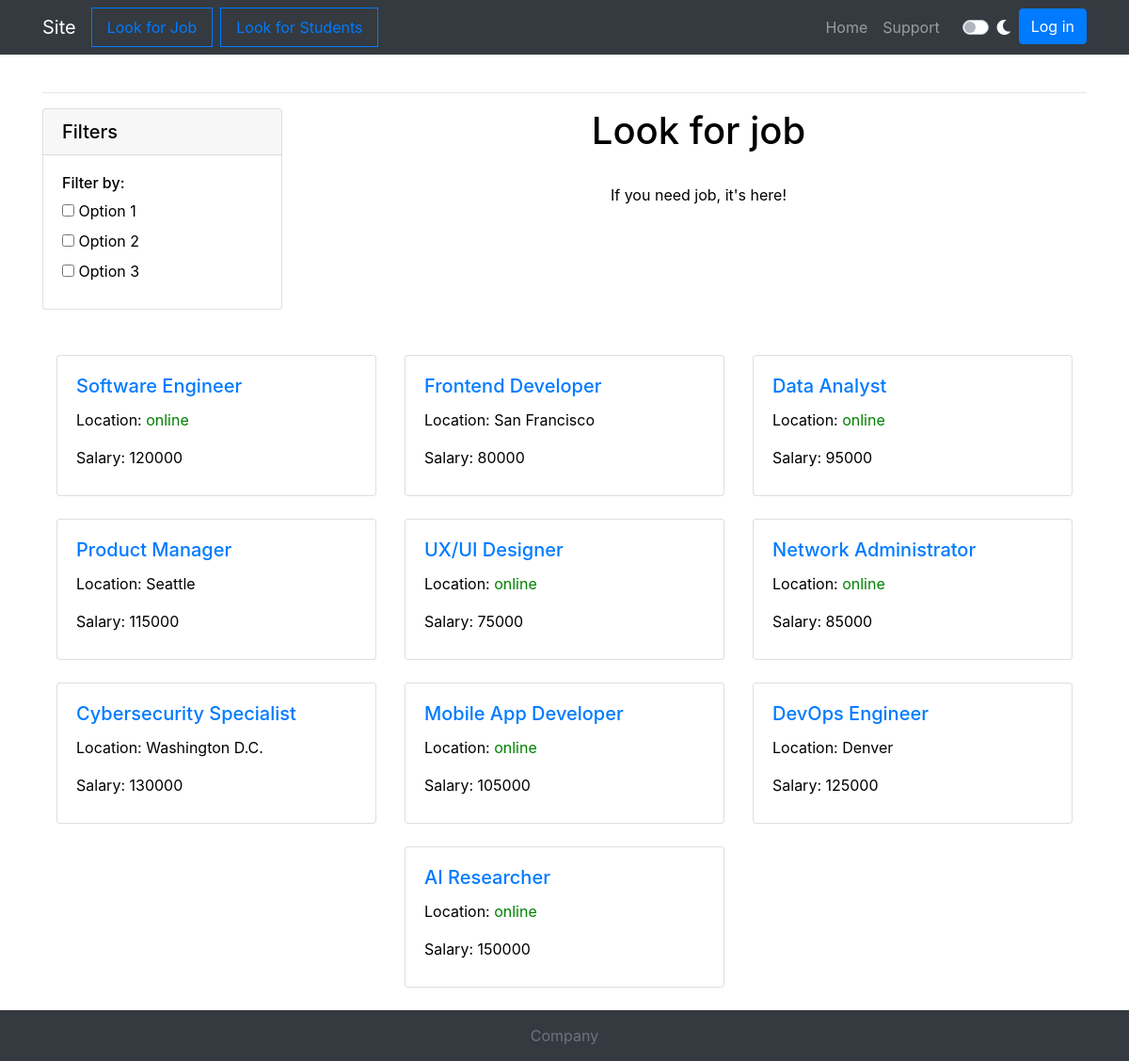
Page /look_for_job/ on the committed database.
### lookForJob/models.py (models this page shows, shortened)
class Job(models.Model):
    class Status(models.IntegerChoices):
        DRAFT = (0, 'draft blank')
        PUBLISHED = (1, 'published')
    class Meta:
        verbose_name = "Vacancies"
        verbose_name_plural = "Vacancies"
        ordering = ['pk']
    title = models.TextField(max_length=255)
    company = models.TextField(max_length=500, verbose_name='компания')
    on_or_off = models.TextField(max_length=2)
    city = models.TextField(max_length=255, blank=True)
    full_or_part = models.TextField(max_length=10)
    salary = models.IntegerField()
    description = models.TextField(max_length=1000, blank=True)
    created_time = models.DateTimeField(auto_now_add=True)
    changed_time = models.DateTimeField(auto_now=True)
    slug = models.SlugField(max_length=255, unique=True, editable=False)
    is_published = models.BooleanField(default=True)
    objects = models.Manager()
    published = PublishedManager()
    def get_absolute_url(self):
        return reverse('job_blank', kwargs={'job_slug': self.slug})

### lookForJob/views.py (the view)
# urls.py: path('', views.look_job_main, name='look_job_main'),
def look_job_main(request: HttpRequest):
    data = {
        'jobs': Job.published.all()
    }
    return render(request, 'lookForJob/lookForJob_main.html', data)

### lookForJob/models.py (called while the page is built)
    def get_queryset(self):
        return super().get_queryset().filter(is_published=True)

### lookForJob/templates/lookForJob/lookForJob_main.html
{% extends "../index.html" %}
{% block content %}
<div class="row">
    <div class="col-md-3">
        <div class="card">
            <div class="card-header d-flex justify-content-between align-items-center">
                <h5 class="mb-0">Filters</h5>
            </div>
            <div id="filterSidebar">
                <div class="card-body">
                    <h6>Filter by:</h6>
                    <div>
                        <label><input type="checkbox"> Option 1</label><br>
                        <label><input type="checkbox"> Option 2</label><br>
                        <label><input type="checkbox"> Option 3</label><br>
                    </div>
                </div>
            </div>
        </div>
    </div>
    <div class="col-md-9">
        <div class="text-center">
            <h1>Look for job</h1>
            <br>
            <p>If you need job, it's here!</p>
        </div>
    </div>
</div>
<div align="center">
    <br>
    {% include './jobs_blanks_block.html' %}
</div>
{% endblock %}

### lookForJob/templates/lookForJob/jobs_blanks_block.html
<div align="center">
    <br>
    <div class="container">
        <div class="row justify-content-center">
            {% for job in jobs %}
                <div class="col-md-4 mb-4">
                    <div class="card" style="min-height: 150px;">
                        <div class="card-body text-center">
                            <h5 class="card-title" align="left"><a href="{{ job.get_absolute_url }}">{{ job.title }}</a></h5>
                            <p class="card-text" align="left">
                                {% if job.on_or_off == 'ON' %}
                                Location: <span style="color: green;">online</span>
                                {% else %}
                                Location: {{ job.city }}
                                {% endif %}
                            </p>
                            <p class="card-text" align="left">Salary: {{ job.salary }}</p>
                        </div>
                    </div>
                </div>
                {% if forloop.counter|divisibleby:3 and not forloop.last %}
                    </div><div class="row justify-content-center">
                {% endif %}
            {% endfor %}
        </div>
    </div>
</div>

### templates/index.html (style rules this page uses)
html, body { height: 100%; }
body { display: flex; flex-direction: column; min-height: 100vh; background-color: #ffffff; color: #000000; transition: background-color 0.3s, color 0.3s; }

### rows in the picture
Job: title "Software Engineer", shows "Location:", on_or_off "online", salary "120000"
Job: title "Frontend Developer", city "San Francisco", salary "80000"
Job: title "Data Analyst", shows "Location:", on_or_off "online", salary "95000"
Job: title "Product Manager", city "Seattle", salary "115000"
Job: title "UX/UI Designer", shows "Location:", on_or_off "online", salary "75000"
Job: title "Network Administrator", shows "Location:", on_or_off "online", salary "85000"
Job: title "Cybersecurity Specialist", city "Washington D.C.", salary "130000"
Job: title "Mobile App Developer", shows "Location:", on_or_off "online", salary "105000"
Job: title "DevOps Engineer", city "Denver", salary "125000"
Job: title "AI Researcher", shows "Location:", on_or_off "online", salary "150000"
